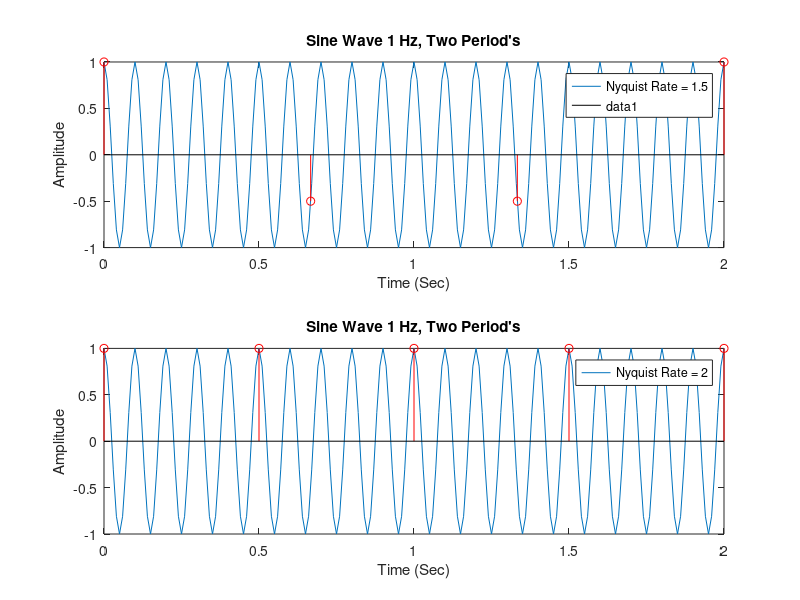
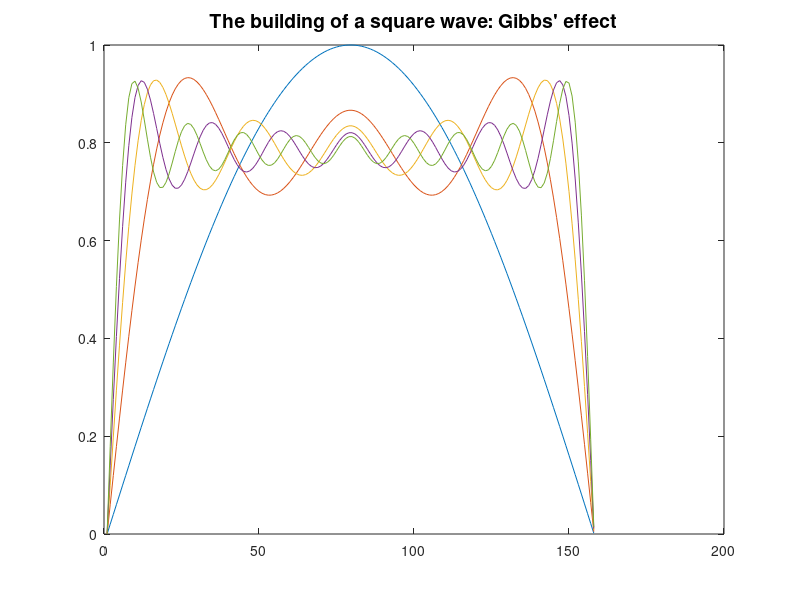
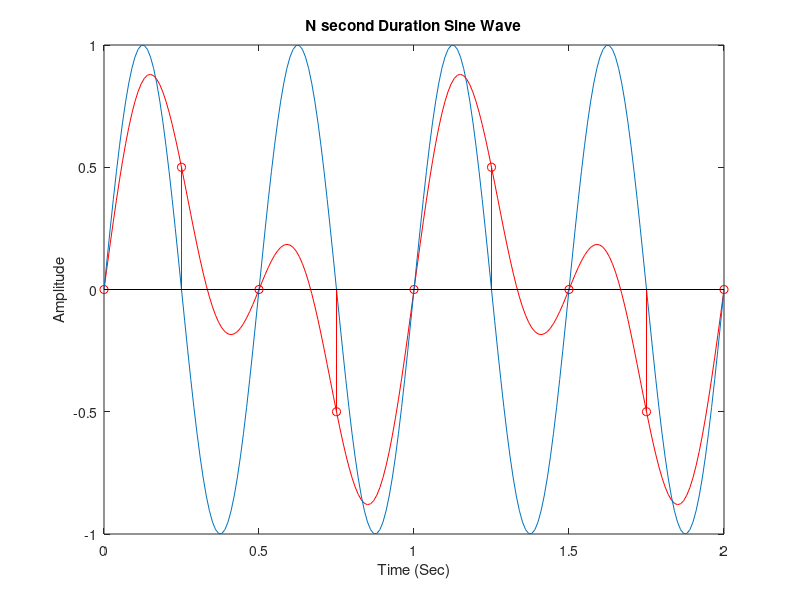

Write MATLAB code to recreate these figures, in order.
close all
clear all
% Natural frequency is 2*pi radians
% If sample rate is F_s HZ then 1 HZ is 2*pi/F_s
% If wave frequency is F_w then freequency is F_w* (2*pi/F_s)
% set n samples steps up to sum duration nsec*F_s where nsec is the
% duration in seconds
% So we get y = amp*sin(2*pi*n*F_w/F_s);
amp = 1;
F_s = 100;
F_w = 10;
nsec = 2;
dur= nsec*F_s;
t = (0:1/F_s:nsec);
n = 0:dur;
% ywave = amp*sin(2*pi*n*F_w/F_s);
ywave = amp*exp(1i*2*pi*n*F_w/F_s);
figure
subplot(2,1,1)
plot(t,ywave);
title('Sine Wave 1 Hz, Two Period''s');
xlabel('Time (Sec)');
ylabel('Amplitude');

F_snew = 1.5;
legend(['Nyquist Rate = ',num2str(F_snew)]);
SampleStart = 0;F_w/4;
dur= nsec*F_snew;
Ts = (SampleStart:1/F_snew:nsec);
n = F_snew*SampleStart:dur;
% Sampledy = amp*sin(2*pi*n*F_w/F_snew);
Sampledy = amp*exp(1i*2*pi*n*F_w/F_snew);
% Sampledy = abs(Sampledy);
hold on
stem(Ts,Sampledy,'r')
subplot(2,1,2)
plot(t,ywave);
title('Sine Wave 1 Hz, Two Period''s');
xlabel('Time (Sec)');
ylabel('Amplitude');
F_snew = 2;
SampleStart = 0;%F_w/4;
dur= nsec*F_snew;
Ts = (SampleStart:1/F_snew:nsec);
n = F_snew*SampleStart:dur;
Sampledy = amp*exp(1i*2*pi*n*F_w/F_snew);
hold on
stem(Ts,Sampledy,'r')
legend(['Nyquist Rate = ',num2str(F_snew)]);
% % To plot n cycles of a waveform
% ncyc = 1;
% n=0:floor(ncyc*F_s/F_w);
% % y = amp*sin(2*pi*n*F_w/F_s);
% N = n(end);
% figure
% plot(t(1:N),y(1:N));
% title('N Cycle Duration Sine Wave');
% xlabel('Time (Sec)');
% ylabel('Amplitude');
%%
t = 0:.02:3.14;
y = zeros(10,length(t));
x = zeros(size(t));
for k=1:2:19
    x = x + sin(k*t)/k;
    y((k+1)/2,:) = x;
end
figure
plot(y(1:2:9,:)')
title('The building of a square wave: Gibbs'' effect','FontSize',14)
%%
close all
clear all

amp = 1;
F_s = 100;
F1 = 1;
F2 = 2;
nsec = 2;

t = (0:1/F_s:nsec);
w1 = 2*pi*F1;
w2 = 2*pi*F2;
phase = 0;

y1 = amp*sin(t.*w1+phase);
y2 = amp*sin(t.*w2+phase);
ywave = (y1+y2)/2;

figure
plot(t,ywave,'r');
hold on
plot(t,y2)
title('N second Duration Sine Wave');
xlabel('Time (Sec)');
ylabel('Amplitude');
F_snew = 4;
SampleStart = 0;%F2/F_snew;
t = (SampleStart:1/F_snew:nsec);

S1 = amp*sin(t.*w1+phase);
S2 = amp*sin(t.*w2+phase);


ySampled = (S1+S2)/2;
mS = max(ySampled);
hold on
stem(t,ySampled,'r')